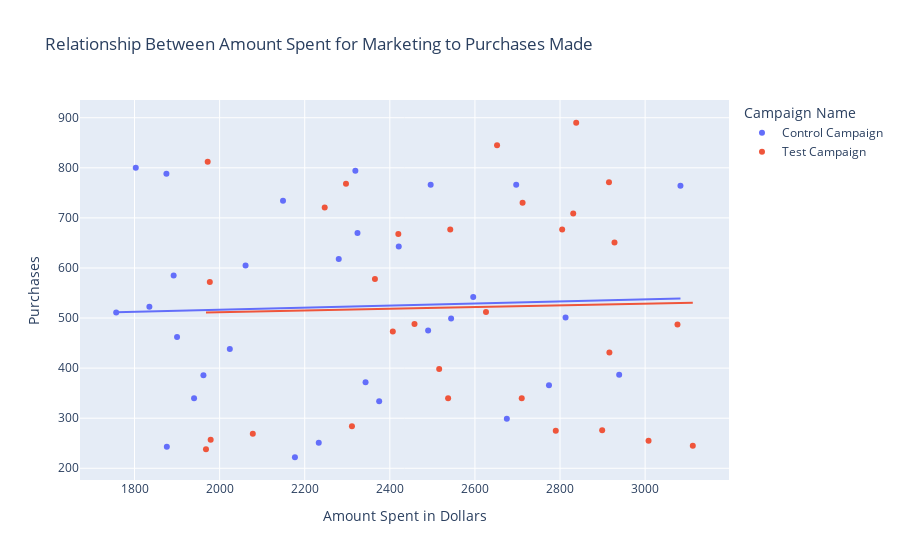

The notebook cell saved with this chart:
### Code cell
Payout_rate_graph.show()

### Figure 1 — Plotly figure (JSON) as saved in the notebook; plotly's stock layout.template omitted (floating-point values rounded to 4 significant figures)
{"data": [{"hovertemplate": "Campaign Name=Control Campaign<br>Amount Spent in Dollars=%{x}<br>Purchases=%{y}<extra></extra>", "legendgroup": "Control Campaign", "marker": {"color": "#636efa", "symbol": "circle"}, "mode": "markers", "name": "Control Campaign", "orientation": "v", "showlegend": true, "type": "scatter", "x": [2280, 2149, 2490, 2319, 2697, 1875, 2774, 2024, 2177, 1876, 2596, 1757, 2675, 1803, 2939, 2496, 1892, 1962, 2233, 2061, 2421, 2375, 2343, 2324, 1940, 1835, 3083, 2544, 1900, 2813], "xaxis": "x", "y": [618, 734, 475, 794, 766, 788, 366, 438, 222, 243, 542, 511, 299, 800, 387, 766, 585, 386, 251, 605, 643, 334, 372, 670, 340, 522.8, 764, 499, 462, 501], "yaxis": "y"}, {"hovertemplate": "<b>OLS trendline</b><br>Purchases = 0.0206934 * Amount Spent in Dollars + 475.438<br>R<sup>2</sup>=0.001748<br><br>Campaign Name=Control Campaign<br>Amount Spent in Dollars=%{x}<br>Purchases=%{y} <b>(trend)</b><extra></extra>", "legendgroup": "Control Campaign", "marker": {"color": "#636efa", "symbol": "circle"}, "mode": "lines", "name": "Control Campaign", "showlegend": false, "type": "scatter", "x": [1757, 1803, 1835, 1875, 1876, 1892, 1900, 1940, 1962, 2024, 2061, 2149, 2177, 2233, 2280, 2319, 2324, 2343, 2375, 2421, 2490, 2496, 2544, 2596, 2675, 2697, 2774, 2813, 2939, 3083], "xaxis": "x", "y": [511.8, 512.7, 513.4, 514.2, 514.3, 514.6, 514.8, 515.6, 516.0, 517.3, 518.1, 519.9, 520.5, 521.6, 522.6, 523.4, 523.5, 523.9, 524.6, 525.5, 527.0, 527.1, 528.1, 529.2, 530.8, 531.2, 532.8, 533.6, 536.3, 539.2], "yaxis": "y"}, {"hovertemplate": "Campaign Name=Test Campaign<br>Amount Spent in Dollars=%{x}<br>Purchases=%{y}<extra></extra>", "legendgroup": "Test Campaign", "marker": {"color": "#EF553B", "symbol": "circle"}, "mode": "markers", "name": "Test Campaign", "orientation": "v", "showlegend": true, "type": "scatter", "x": [3008, 2790, 2420, 2831, 1972, 2537, 2516, 3076, 1968, 1979, 2626, 2542, 2712, 3112, 2899, 2407, 2078, 2928, 2311, 2915, 2247, 2805, 2365, 1977, 2710, 2297, 2458, 2838, 2916, 2652], "xaxis": "x", "y": [255, 275, 668, 709, 812, 340, 398, 487, 238, 257, 512, 677, 730, 245, 276, 473, 269, 651, 284, 771, 721, 677, 578, 572, 340, 768, 488, 890, 431, 845], "yaxis": "y"}, {"hovertemplate": "<b>OLS trendline</b><br>Purchases = 0.0170704 * Amount Spent in Dollars + 477.481<br>R<sup>2</sup>=0.000795<br><br>Campaign Name=Test Campaign<br>Amount Spent in Dollars=%{x}<br>Purchases=%{y} <b>(trend)</b><extra></extra>", "legendgroup": "Test Campaign", "marker": {"color": "#EF553B", "symbol": "circle"}, "mode": "lines", "name": "Test Campaign", "showlegend": false, "type": "scatter", "x": [1968, 1972, 1977, 1979, 2078, 2247, 2297, 2311, 2365, 2407, 2420, 2458, 2516, 2537, 2542, 2626, 2652, 2710, 2712, 2790, 2805, 2831, 2838, 2899, 2915, 2916, 2928, 3008, 3076, 3112], "xaxis": "x", "y": [511.1, 511.1, 511.2, 511.3, 513.0, 515.8, 516.7, 516.9, 517.9, 518.6, 518.8, 519.4, 520.4, 520.8, 520.9, 522.3, 522.8, 523.7, 523.8, 525.1, 525.4, 525.8, 525.9, 527.0, 527.2, 527.3, 527.5, 528.8, 530.0, 530.6], "yaxis": "y"}], "layout": {"legend": {"title": {"text": "Campaign Name"}, "tracegroupgap": 0}, "title": {"text": "Relationship Between Amount Spent for Marketing to Purchases Made"}, "xaxis": {"anchor": "y", "domain": [0, 1], "title": {"text": "Amount Spent in Dollars"}}, "yaxis": {"anchor": "x", "domain": [0, 1], "title": {"text": "Purchases"}}}}
